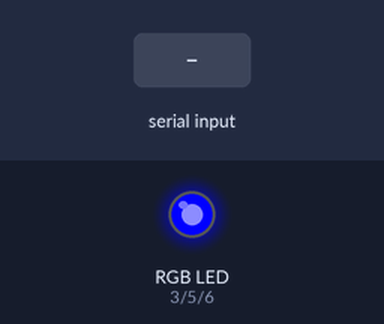
Simulated run of this sketch. Board: Arduino Uno, built with avr-gcc and run on an emulated ATmega328P. Parts: an RGB LED mixed from three pins (HIGH = lit). Inputs (shaded band) come from the test bench.

Above: at 1.2 s.
1.3 s: "90,45\n" received over Serial
2.8 s: "30,150\n" received over Serial
4.3 s: "1\n" received over Serial
5.8 s: "2\n" received over Serial
7.3 s: "5\n" received over Serial
Timing chart, 0 to 9.8 s (numbered marks = the images above; inputs shaded):
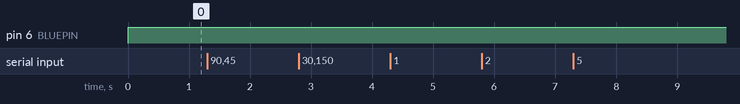

The sketch:

Arduino_RGB_Receive.ino
```cpp
// Arduino_RGB_Receive

#define REDPIN 3
#define GREENPIN 5
#define BLUEPIN 6

#define FADESPEED 5     // make this higher to slow down
int color = 0;
void setup() {
  Serial.begin(9600);
  pinMode(REDPIN, OUTPUT);
  pinMode(GREENPIN, OUTPUT);
  pinMode(BLUEPIN, OUTPUT);
}

void loop() {
  if (Serial.available() > 0) {
    char data = Serial.read();
    char str[2];
    str[0] = data;
    str[1] = '\0';
    color = String(str).toInt();
  }
  switch (color) {
    case 0:
      digitalWrite(BLUEPIN, HIGH);
      digitalWrite(GREENPIN, LOW);
      digitalWrite(REDPIN, LOW);
      break;
    case 1:
      digitalWrite(BLUEPIN, LOW);
      digitalWrite(GREENPIN, HIGH);
      digitalWrite(REDPIN, LOW);
      break;
    case 2:
      digitalWrite(BLUEPIN, HIGH);
      digitalWrite(GREENPIN, HIGH);
      digitalWrite(REDPIN, LOW);
      break;
    case 3:
      digitalWrite(BLUEPIN, LOW);
      digitalWrite(GREENPIN, LOW);
      digitalWrite(REDPIN, HIGH);
      break;
    case 4:
      digitalWrite(BLUEPIN, HIGH);
      digitalWrite(GREENPIN, LOW);
      digitalWrite(REDPIN, HIGH);
      break;
    case 5:
      digitalWrite(BLUEPIN, LOW);
      digitalWrite(GREENPIN, HIGH);
      digitalWrite(REDPIN, HIGH);
      break;
    case 6:
      digitalWrite(REDPIN, HIGH);
      digitalWrite(GREENPIN, HIGH);
      digitalWrite(BLUEPIN, HIGH);
      break;
  }
}
```
